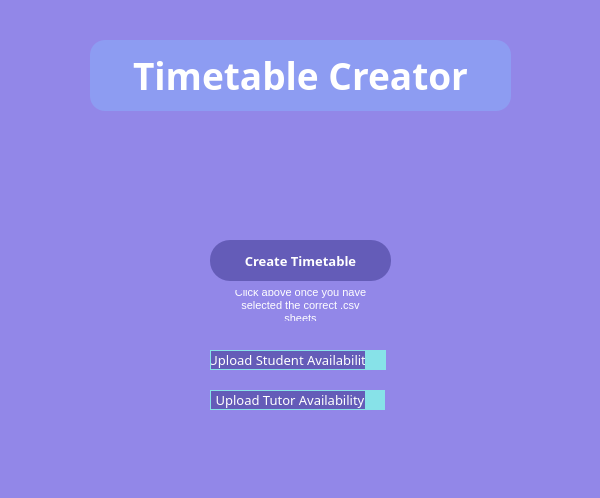
<?xml version="1.0" encoding="UTF-8"?>
<ui version="4.0">
 <class>MainWindow</class>
 <widget class="QMainWindow" name="MainWindow">
  <property name="geometry">
   <rect>
    <x>0</x>
    <y>0</y>
    <width>600</width>
    <height>498</height>
   </rect>
  </property>
  <property name="mouseTracking">
   <bool>false</bool>
  </property>
  <property name="windowTitle">
   <string>MainWindow</string>
  </property>
  <property name="styleSheet">
   <string notr="true">QWidget{
	background-color: #9287E8;
	border-radius: 10px;
}

</string>
  </property>
  <widget class="QWidget" name="centralwidget">
   <widget class="QLabel" name="titleLabel">
    <property name="geometry">
     <rect>
      <x>90</x>
      <y>40</y>
      <width>421</width>
      <height>71</height>
     </rect>
    </property>
    <property name="font">
     <font>
      <family>Archivo Black</family>
      <pointsize>28</pointsize>
      <weight>75</weight>
      <italic>false</italic>
      <bold>true</bold>
      <underline>false</underline>
     </font>
    </property>
    <property name="styleSheet">
     <string notr="true">color: rgb(255, 255, 255);
background-color: #8D9CF2;
border-radius: 15px;</string>
    </property>
    <property name="text">
     <string>Timetable Creator</string>
    </property>
    <property name="alignment">
     <set>Qt::AlignCenter</set>
    </property>
    <property name="wordWrap">
     <bool>false</bool>
    </property>
   </widget>
   <widget class="QPushButton" name="CreateTimetableButton">
    <property name="geometry">
     <rect>
      <x>210</x>
      <y>240</y>
      <width>181</width>
      <height>41</height>
     </rect>
    </property>
    <property name="font">
     <font>
      <family>Nunito Sans</family>
      <pointsize>10</pointsize>
      <weight>75</weight>
      <bold>true</bold>
     </font>
    </property>
    <property name="cursor">
     <cursorShape>PointingHandCursor</cursorShape>
    </property>
    <property name="mouseTracking">
     <bool>true</bool>
    </property>
    <property name="styleSheet">
     <string notr="true">QPushButton {
	border-radius: 20px;
	background-color: #645CB8;
	color: white;
	border-style: outset;
}
QPushButton:hover {
	background-color: #7870cc;
}
QPushButton:pressed {
	background-color: #5048a4;
	border-style: inset;
}</string>
    </property>
    <property name="text">
     <string>Create Timetable</string>
    </property>
   </widget>
   <widget class="QLabel" name="infoTextLabel">
    <property name="geometry">
     <rect>
      <x>230</x>
      <y>290</y>
      <width>141</width>
      <height>31</height>
     </rect>
    </property>
    <property name="font">
     <font>
      <pointsize>8</pointsize>
     </font>
    </property>
    <property name="styleSheet">
     <string notr="true">color: rgb(255,255,255);</string>
    </property>
    <property name="text">
     <string>Click above once you have selected the correct .csv sheets</string>
    </property>
    <property name="alignment">
     <set>Qt::AlignCenter</set>
    </property>
    <property name="wordWrap">
     <bool>true</bool>
    </property>
   </widget>
   <widget class="QPushButton" name="studentAvailabilityButton">
    <property name="geometry">
     <rect>
      <x>210</x>
      <y>350</y>
      <width>161</width>
      <height>20</height>
     </rect>
    </property>
    <property name="font">
     <font>
      <family>Nunito Sans</family>
      <pointsize>10</pointsize>
     </font>
    </property>
    <property name="cursor">
     <cursorShape>PointingHandCursor</cursorShape>
    </property>
    <property name="mouseTracking">
     <bool>true</bool>
    </property>
    <property name="toolTip">
     <string>&lt;html&gt;&lt;head/&gt;&lt;body&gt;&lt;p&gt;Click here to select a file!&lt;/p&gt;&lt;/body&gt;&lt;/html&gt;</string>
    </property>
    <property name="toolTipDuration">
     <number>0</number>
    </property>
    <property name="statusTip">
     <string/>
    </property>
    <property name="whatsThis">
     <string/>
    </property>
    <property name="styleSheet">
     <string notr="true">QPushButton{
	color: white;
	background-color: #645CB8;
	border-radius: 0px;
	border: 1px solid #87E2E8;
}
QPushButton:hover {
	background-color: #7870cc;
}
QPushButton:pressed {
	background-color: #5048a4;
}
QToolTip{
	background-color: rgb(232, 232, 232);
	color: rgb(0, 0, 0);
	border-color: rgb(0, 0, 0);
	border-width: 2px;
}</string>
    </property>
    <property name="text">
     <string>Upload Student Availability</string>
    </property>
    <property name="checkable">
     <bool>false</bool>
    </property>
   </widget>
   <widget class="QPushButton" name="studentAvailabilityButton2">
    <property name="geometry">
     <rect>
      <x>365</x>
      <y>350</y>
      <width>21</width>
      <height>20</height>
     </rect>
    </property>
    <property name="cursor">
     <cursorShape>PointingHandCursor</cursorShape>
    </property>
    <property name="toolTip">
     <string>&lt;html&gt;&lt;head/&gt;&lt;body&gt;&lt;p&gt;Click here to select a file!&lt;/p&gt;&lt;/body&gt;&lt;/html&gt;</string>
    </property>
    <property name="styleSheet">
     <string notr="true">QPushButton{
	background-color: #87E2E8;
	border-radius: 0px;
	border-width: 0px;
}
QPushButton:pressed {
	background-color: #73ced4;
}
QToolTip{
	background-color: rgb(232, 232, 232);
	color: rgb(0, 0, 0);
	border-color: rgb(0, 0, 0);
	border-width: 2px;
}</string>
    </property>
    <property name="text">
     <string/>
    </property>
   </widget>
   <widget class="QPushButton" name="tutorAvailabilityButton">
    <property name="geometry">
     <rect>
      <x>210</x>
      <y>390</y>
      <width>160</width>
      <height>20</height>
     </rect>
    </property>
    <property name="font">
     <font>
      <family>Nunito Sans</family>
      <pointsize>10</pointsize>
     </font>
    </property>
    <property name="cursor">
     <cursorShape>PointingHandCursor</cursorShape>
    </property>
    <property name="mouseTracking">
     <bool>true</bool>
    </property>
    <property name="toolTip">
     <string>&lt;html&gt;&lt;head/&gt;&lt;body&gt;&lt;p&gt;Click here to select a file!&lt;/p&gt;&lt;/body&gt;&lt;/html&gt;</string>
    </property>
    <property name="styleSheet">
     <string notr="true">QPushButton{
	color: rgb(255,255,255);
	background-color: #645CB8;
	border-radius: 0px;
	border: 1px solid #87E2E8;
}
QPushButton:hover {
	background-color: #7870cc;
}
QPushButton:pressed {
	background-color: #5048a4;
}
QToolTip{
	background-color: rgb(232, 232, 232);
	color: rgb(0, 0, 0);
	border-color: rgb(0, 0, 0);
	border-width: 2px;
}</string>
    </property>
    <property name="text">
     <string>Upload Tutor Availability</string>
    </property>
    <property name="default">
     <bool>true</bool>
    </property>
   </widget>
   <widget class="QPushButton" name="tutorAvailabilityButton2">
    <property name="geometry">
     <rect>
      <x>365</x>
      <y>390</y>
      <width>20</width>
      <height>20</height>
     </rect>
    </property>
    <property name="cursor">
     <cursorShape>PointingHandCursor</cursorShape>
    </property>
    <property name="mouseTracking">
     <bool>true</bool>
    </property>
    <property name="toolTip">
     <string>&lt;html&gt;&lt;head/&gt;&lt;body&gt;&lt;p&gt;Click here to select a file!&lt;/p&gt;&lt;/body&gt;&lt;/html&gt;</string>
    </property>
    <property name="styleSheet">
     <string notr="true">QPushButton{
	background-color: #87E2E8;
	border-radius: 0px;
	border-width: 0px;
}
QPushButton:pressed {
	background-color: #73ced4;
}
QToolTip{
	background-color: rgb(232, 232, 232);
	color: rgb(0, 0, 0);
	border-color: rgb(0, 0, 0);
	border-width: 2px;
}</string>
    </property>
    <property name="text">
     <string/>
    </property>
   </widget>
  </widget>
 </widget>
 <resources/>
 <connections/>
</ui>
